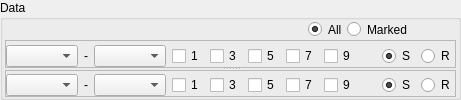
      <widget class="QGroupBox" name="groupBox_data">
       <property name="sizePolicy">
        <sizepolicy hsizetype="Preferred" vsizetype="Preferred">
         <horstretch>1</horstretch>
         <verstretch>0</verstretch>
        </sizepolicy>
       </property>
       <property name="title">
        <string>Data</string>
       </property>
       <layout class="QVBoxLayout" name="verticalLayout_4">
        <property name="spacing">
         <number>0</number>
        </property>
        <property name="leftMargin">
         <number>2</number>
        </property>
        <property name="topMargin">
         <number>0</number>
        </property>
        <property name="rightMargin">
         <number>2</number>
        </property>
        <property name="bottomMargin">
         <number>0</number>
        </property>
        <item>
         <layout class="QHBoxLayout" name="horizontalLayout_13">
          <property name="spacing">
           <number>6</number>
          </property>
          <property name="rightMargin">
           <number>6</number>
          </property>
          <item>
           <widget class="QFrame" name="frame_legend">
            <property name="sizePolicy">
             <sizepolicy hsizetype="Expanding" vsizetype="Fixed">
              <horstretch>1</horstretch>
              <verstretch>0</verstretch>
             </sizepolicy>
            </property>
            <property name="minimumSize">
             <size>
              <width>0</width>
              <height>17</height>
             </size>
            </property>
            <property name="maximumSize">
             <size>
              <width>16777215</width>
              <height>17</height>
             </size>
            </property>
            <property name="frameShape">
             <enum>QFrame::NoFrame</enum>
            </property>
            <property name="frameShadow">
             <enum>QFrame::Sunken</enum>
            </property>
           </widget>
          </item>
          <item>
           <spacer name="horizontalSpacer_30">
            <property name="orientation">
             <enum>Qt::Horizontal</enum>
            </property>
            <property name="sizeHint" stdset="0">
             <size>
              <width>10</width>
              <height>20</height>
             </size>
            </property>
           </spacer>
          </item>
          <item>
           <widget class="QFrame" name="frame">
            <property name="frameShape">
             <enum>QFrame::NoFrame</enum>
            </property>
            <property name="frameShadow">
             <enum>QFrame::Raised</enum>
            </property>
            <layout class="QHBoxLayout" name="horizontalLayout_16">
             <property name="spacing">
              <number>0</number>
             </property>
             <property name="leftMargin">
              <number>0</number>
             </property>
             <property name="topMargin">
              <number>0</number>
             </property>
             <property name="rightMargin">
              <number>0</number>
             </property>
             <property name="bottomMargin">
              <number>0</number>
             </property>
             <item>
              <widget class="QRadioButton" name="radioButton_data_showall">
               <property name="maximumSize">
                <size>
                 <width>16777215</width>
                 <height>17</height>
                </size>
               </property>
               <property name="text">
                <string>All</string>
               </property>
               <property name="checked">
                <bool>true</bool>
               </property>
               <property name="autoExclusive">
                <bool>true</bool>
               </property>
              </widget>
             </item>
             <item>
              <widget class="QRadioButton" name="radioButton_data_showmarked">
               <property name="maximumSize">
                <size>
                 <width>16777215</width>
                 <height>17</height>
                </size>
               </property>
               <property name="text">
                <string>Marked</string>
               </property>
               <property name="autoExclusive">
                <bool>true</bool>
               </property>
              </widget>
             </item>
            </layout>
           </widget>
          </item>
          <item>
           <spacer name="horizontalSpacer_14">
            <property name="orientation">
             <enum>Qt::Horizontal</enum>
            </property>
            <property name="sizeType">
             <enum>QSizePolicy::Fixed</enum>
            </property>
            <property name="sizeHint" stdset="0">
             <size>
              <width>10</width>
              <height>0</height>
             </size>
            </property>
           </spacer>
          </item>
          <item>
           <widget class="QPushButton" name="pushButton_data_la">
            <property name="sizePolicy">
             <sizepolicy hsizetype="Fixed" vsizetype="Fixed">
              <horstretch>0</horstretch>
              <verstretch>0</verstretch>
             </sizepolicy>
            </property>
            <property name="minimumSize">
             <size>
              <width>8</width>
              <height>8</height>
             </size>
            </property>
            <property name="maximumSize">
             <size>
              <width>8</width>
              <height>8</height>
             </size>
            </property>
            <property name="styleSheet">
             <string notr="true">#pushButton_data_la
{
background-color: transparent;
border-image: url(:/button/rc/la.svg);
background: none;
border: none;
background-repeat: none;
}

#pushButton_data_la:hover:!pressed
{
background-color: rgba(255, 255, 255, 160);
border: 1px solid blue;
/* border-style: inset; */
}

</string>
            </property>
            <property name="text">
             <string/>
            </property>
           </widget>
          </item>
          <item>
           <widget class="QPushButton" name="pushButton_data_ra">
            <property name="sizePolicy">
             <sizepolicy hsizetype="Fixed" vsizetype="Fixed">
              <horstretch>0</horstretch>
              <verstretch>0</verstretch>
             </sizepolicy>
            </property>
            <property name="minimumSize">
             <size>
              <width>8</width>
              <height>8</height>
             </size>
            </property>
            <property name="maximumSize">
             <size>
              <width>8</width>
              <height>8</height>
             </size>
            </property>
            <property name="styleSheet">
             <string notr="true">#pushButton_data_ra
{
background-color: transparent;
border-image: url(:/button/rc/ra.svg);
background: none;
border: none;
background-repeat: none;
}

#pushButton_data_ra:hover:!pressed
{
background-color: rgba(255, 255, 255, 160);
border: 1px solid blue;
/* border-style: inset; */
}
</string>
            </property>
            <property name="text">
             <string/>
            </property>
           </widget>
          </item>
         </layout>
        </item>
        <item>
         <widget class="QStackedWidget" name="stackedWidget_data">
          <property name="currentIndex">
           <number>0</number>
          </property>
          <widget class="QWidget" name="page_data_data">
           <layout class="QVBoxLayout" name="verticalLayout_22">
            <property name="spacing">
             <number>0</number>
            </property>
            <property name="leftMargin">
             <number>0</number>
            </property>
            <property name="topMargin">
             <number>0</number>
            </property>
            <property name="rightMargin">
             <number>0</number>
            </property>
            <property name="bottomMargin">
             <number>0</number>
            </property>
            <item>
             <widget class="QSplitter" name="splitter_2">
              <property name="sizePolicy">
               <sizepolicy hsizetype="Preferred" vsizetype="Preferred">
                <horstretch>0</horstretch>
                <verstretch>0</verstretch>
               </sizepolicy>
              </property>
              <property name="orientation">
               <enum>Qt::Vertical</enum>
              </property>
              <property name="handleWidth">
               <number>2</number>
              </property>
              <widget class="QFrame" name="F1">
               <property name="frameShape">
                <enum>QFrame::StyledPanel</enum>
               </property>
               <layout class="QVBoxLayout" name="verticalLayout_6">
                <property name="spacing">
                 <number>0</number>
                </property>
                <property name="leftMargin">
                 <number>0</number>
                </property>
                <property name="topMargin">
                 <number>0</number>
                </property>
                <property name="rightMargin">
                 <number>0</number>
                </property>
                <property name="bottomMargin">
                 <number>0</number>
                </property>
                <item>
                 <layout class="QVBoxLayout" name="verticalLayout_5">
                  <property name="spacing">
                   <number>0</number>
                  </property>
                  <property name="bottomMargin">
                   <number>0</number>
                  </property>
                  <item>
                   <widget class="QFrame" name="frame_plt1">
                    <property name="sizePolicy">
                     <sizepolicy hsizetype="Preferred" vsizetype="Expanding">
                      <horstretch>0</horstretch>
                      <verstretch>0</verstretch>
                     </sizepolicy>
                    </property>
                    <property name="frameShape">
                     <enum>QFrame::NoFrame</enum>
                    </property>
                    <property name="frameShadow">
                     <enum>QFrame::Sunken</enum>
                    </property>
                   </widget>
                  </item>
                  <item>
                   <widget class="QFrame" name="frame_2">
                    <property name="sizePolicy">
                     <sizepolicy hsizetype="Preferred" vsizetype="Fixed">
                      <horstretch>0</horstretch>
                      <verstretch>0</verstretch>
                     </sizepolicy>
                    </property>
                    <property name="frameShape">
                     <enum>QFrame::NoFrame</enum>
                    </property>
                    <property name="frameShadow">
                     <enum>QFrame::Raised</enum>
                    </property>
                    <layout class="QHBoxLayout" name="horizontalLayout_26">
                     <property name="spacing">
                      <number>6</number>
                     </property>
                     <property name="leftMargin">
                      <number>0</number>
                     </property>
                     <property name="topMargin">
                      <number>0</number>
                     </property>
                     <property name="rightMargin">
                      <number>0</number>
                     </property>
                     <property name="bottomMargin">
                      <number>0</number>
                     </property>
                     <item>
                      <widget class="QComboBox" name="comboBox_plt1_optsy">
                       <property name="sizePolicy">
                        <sizepolicy hsizetype="Preferred" vsizetype="Fixed">
                         <horstretch>0</horstretch>
                         <verstretch>0</verstretch>
                        </sizepolicy>
                       </property>
                       <property name="maxVisibleItems">
                        <number>15</number>
                       </property>
                       <property name="sizeAdjustPolicy">
                        <enum>QComboBox::AdjustToContents</enum>
                       </property>
                       <property name="iconSize">
                        <size>
                         <width>16</width>
                         <height>16</height>
                        </size>
                       </property>
                      </widget>
                     </item>
                     <item>
                      <widget class="QLabel" name="label_4">
                       <property name="text">
                        <string>-</string>
                       </property>
                      </widget>
                     </item>
                     <item>
                      <widget class="QComboBox" name="comboBox_plt1_optsx">
                       <property name="sizePolicy">
                        <sizepolicy hsizetype="Preferred" vsizetype="Fixed">
                         <horstretch>0</horstretch>
                         <verstretch>0</verstretch>
                        </sizepolicy>
                       </property>
                       <property name="maxVisibleItems">
                        <number>15</number>
                       </property>
                       <property name="sizeAdjustPolicy">
                        <enum>QComboBox::AdjustToContents</enum>
                       </property>
                       <property name="iconSize">
                        <size>
                         <width>16</width>
                         <height>16</height>
                        </size>
                       </property>
                      </widget>
                     </item>
                     <item>
                      <widget class="QCheckBox" name="checkBox_plt1_h1">
                       <property name="text">
                        <string>1</string>
                       </property>
                      </widget>
                     </item>
                     <item>
                      <widget class="QCheckBox" name="checkBox_plt1_h3">
                       <property name="autoFillBackground">
                        <bool>false</bool>
                       </property>
                       <property name="text">
                        <string>3</string>
                       </property>
                      </widget>
                     </item>
                     <item>
                      <widget class="QCheckBox" name="checkBox_plt1_h5">
                       <property name="text">
                        <string>5</string>
                       </property>
                      </widget>
                     </item>
                     <item>
                      <widget class="QCheckBox" name="checkBox_plt1_h7">
                       <property name="text">
                        <string>7</string>
                       </property>
                      </widget>
                     </item>
                     <item>
                      <widget class="QCheckBox" name="checkBox_plt1_h9">
                       <property name="text">
                        <string>9</string>
                       </property>
                      </widget>
                     </item>
                     <item>
                      <spacer name="horizontalSpacer_26">
                       <property name="orientation">
                        <enum>Qt::Horizontal</enum>
                       </property>
                       <property name="sizeType">
                        <enum>QSizePolicy::Maximum</enum>
                       </property>
                       <property name="sizeHint" stdset="0">
                        <size>
                         <width>20</width>
                         <height>20</height>
                        </size>
                       </property>
                      </spacer>
                     </item>
                     <item>
                      <widget class="QRadioButton" name="radioButton_plt1_samp">
                       <property name="text">
                        <string>S</string>
                       </property>
                       <property name="checked">
                        <bool>true</bool>
                       </property>
                      </widget>
                     </item>
                     <item>
                      <widget class="QRadioButton" name="radioButton_plt1_ref">
                       <property name="text">
                        <string>R</string>
                       </property>
                      </widget>
                     </item>
                     <item>
                      <spacer name="horizontalSpacer_27">
                       <property name="orientation">
                        <enum>Qt::Horizontal</enum>
                       </property>
                       <property name="sizeHint" stdset="0">
                        <size>
                         <width>0</width>
                         <height>0</height>
                        </size>
                       </property>
                      </spacer>
                     </item>
                    </layout>
                   </widget>
                  </item>
                 </layout>
                </item>
               </layout>
              </widget>
              <widget class="QFrame" name="F2">
               <property name="frameShape">
                <enum>QFrame::StyledPanel</enum>
               </property>
               <property name="frameShadow">
                <enum>QFrame::Sunken</enum>
               </property>
               <layout class="QVBoxLayout" name="verticalLayout_8">
                <property name="spacing">
                 <number>0</number>
                </property>
                <property name="leftMargin">
                 <number>0</number>
                </property>
                <property name="topMargin">
                 <number>0</number>
                </property>
                <property name="rightMargin">
                 <number>0</number>
                </property>
                <property name="bottomMargin">
                 <number>0</number>
                </property>
                <item>
                 <layout class="QVBoxLayout" name="verticalLayout_7">
                  <property name="spacing">
                   <number>0</number>
                  </property>
                  <property name="bottomMargin">
                   <number>0</number>
                  </property>
                  <item>
                   <widget class="QFrame" name="frame_plt2">
                    <property name="sizePolicy">
                     <sizepolicy hsizetype="Preferred" vsizetype="Expanding">
                      <horstretch>0</horstretch>
                      <verstretch>0</verstretch>
                     </sizepolicy>
                    </property>
                    <property name="frameShape">
                     <enum>QFrame::NoFrame</enum>
                    </property>
                    <property name="frameShadow">
                     <enum>QFrame::Sunken</enum>
                    </property>
                   </widget>
                  </item>
                  <item>
                   <widget class="QFrame" name="frame_3">
                    <property name="sizePolicy">
                     <sizepolicy hsizetype="Preferred" vsizetype="Fixed">
                      <horstretch>0</horstretch>
                      <verstretch>0</verstretch>
                     </sizepolicy>
                    </property>
                    <property name="frameShape">
                     <enum>QFrame::NoFrame</enum>
                    </property>
                    <property name="frameShadow">
                     <enum>QFrame::Raised</enum>
                    </property>
                    <layout class="QHBoxLayout" name="horizontalLayout_3">
                     <property name="leftMargin">
                      <number>0</number>
                     </property>
                     <property name="topMargin">
                      <number>0</number>
                     </property>
                     <property name="rightMargin">
                      <number>0</number>
                     </property>
                     <property name="bottomMargin">
                      <number>0</number>
                     </property>
                     <item>
                      <widget class="QComboBox" name="comboBox_plt2_optsy">
                       <property name="sizePolicy">
                        <sizepolicy hsizetype="Preferred" vsizetype="Fixed">
                         <horstretch>0</horstretch>
                         <verstretch>0</verstretch>
                        </sizepolicy>
                       </property>
                       <property name="maxVisibleItems">
                        <number>15</number>
                       </property>
                       <property name="sizeAdjustPolicy">
                        <enum>QComboBox::AdjustToContents</enum>
                       </property>
                       <property name="iconSize">
                        <size>
                         <width>16</width>
                         <height>16</height>
                        </size>
                       </property>
                      </widget>
                     </item>
                     <item>
                      <widget class="QLabel" name="label_7">
                       <property name="text">
                        <string>-</string>
                       </property>
                      </widget>
                     </item>
                     <item>
                      <widget class="QComboBox" name="comboBox_plt2_optsx">
                       <property name="sizePolicy">
                        <sizepolicy hsizetype="Preferred" vsizetype="Fixed">
                         <horstretch>0</horstretch>
                         <verstretch>0</verstretch>
                        </sizepolicy>
                       </property>
                       <property name="maxVisibleItems">
                        <number>15</number>
                       </property>
                       <property name="sizeAdjustPolicy">
                        <enum>QComboBox::AdjustToContents</enum>
                       </property>
                       <property name="iconSize">
                        <size>
                         <width>16</width>
                         <height>16</height>
                        </size>
                       </property>
                      </widget>
                     </item>
                     <item>
                      <widget class="QCheckBox" name="checkBox_plt2_h1">
                       <property name="text">
                        <string>1</string>
                       </property>
                      </widget>
                     </item>
                     <item>
                      <widget class="QCheckBox" name="checkBox_plt2_h3">
                       <property name="text">
                        <string>3</string>
                       </property>
                      </widget>
                     </item>
                     <item>
                      <widget class="QCheckBox" name="checkBox_plt2_h5">
                       <property name="text">
                        <string>5</string>
                       </property>
                      </widget>
                     </item>
                     <item>
                      <widget class="QCheckBox" name="checkBox_plt2_h7">
                       <property name="text">
                        <string>7</string>
                       </property>
                      </widget>
                     </item>
                     <item>
                      <widget class="QCheckBox" name="checkBox_plt2_h9">
                       <property name="text">
                        <string>9</string>
                       </property>
                      </widget>
                     </item>
                     <item>
                      <spacer name="horizontalSpacer_10">
                       <property name="orientation">
                        <enum>Qt::Horizontal</enum>
                       </property>
                       <property name="sizeType">
                        <enum>QSizePolicy::Maximum</enum>
                       </property>
                       <property name="sizeHint" stdset="0">
                        <size>
                         <width>20</width>
                         <height>20</height>
                        </size>
                       </property>
                      </spacer>
                     </item>
                     <item>
                      <widget class="QRadioButton" name="radioButton_plt2_samp">
                       <property name="text">
                        <string>S</string>
                       </property>
                       <property name="checked">
                        <bool>true</bool>
                       </property>
                      </widget>
                     </item>
                     <item>
                      <widget class="QRadioButton" name="radioButton_plt2_ref">
                       <property name="text">
                        <string>R</string>
                       </property>
                      </widget>
                     </item>
                     <item>
                      <spacer name="horizontalSpacer_8">
                       <property name="orientation">
                        <enum>Qt::Horizontal</enum>
                       </property>
                       <property name="sizeHint" stdset="0">
                        <size>
                         <width>0</width>
                         <height>0</height>
                        </size>
                       </property>
                      </spacer>
                     </item>
                    </layout>
                   </widget>
                  </item>
                 </layout>
                </item>
               </layout>
              </widget>
             </widget>
            </item>
           </layout>
          </widget>
          <widget class="QWidget" name="page_data_mechanics">
           <layout class="QVBoxLayout" name="verticalLayout_34">
            <property name="spacing">
             <number>0</number>
            </property>
            <property name="leftMargin">
             <number>0</number>
            </property>
            <property name="topMargin">
             <number>0</number>
            </property>
            <property name="rightMargin">
             <number>0</number>
            </property>
            <property name="bottomMargin">
             <number>0</number>
            </property>
            <item>
             <widget class="QFrame" name="frame_data_mechanics_plots">
              <property name="frameShape">
               <enum>QFrame::StyledPanel</enum>
              </property>
              <property name="frameShadow">
               <enum>QFrame::Raised</enum>
              </property>
             </widget>
            </item>
           </layout>
          </widget>
         </widget>
        </item>
       </layout>
      </widget>
